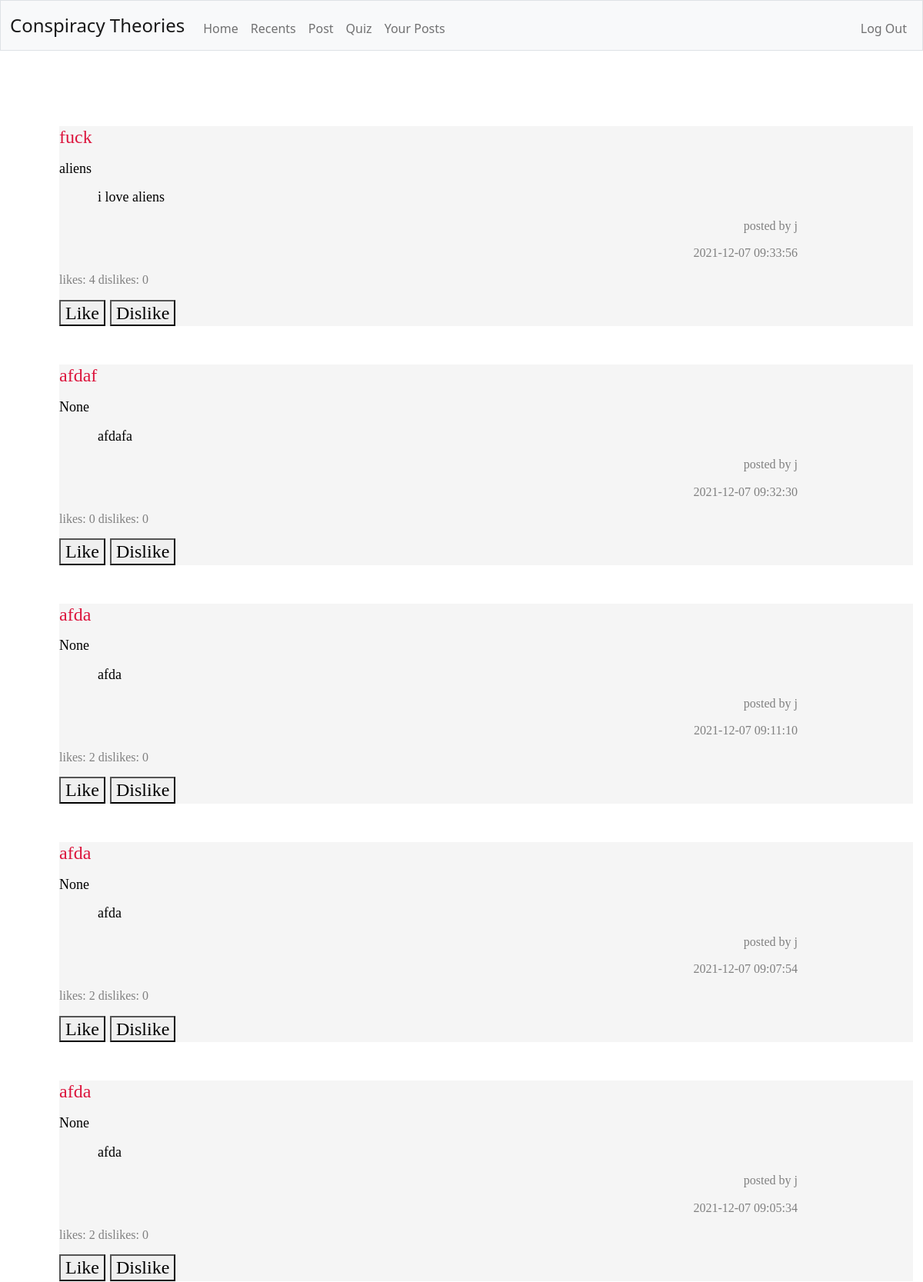
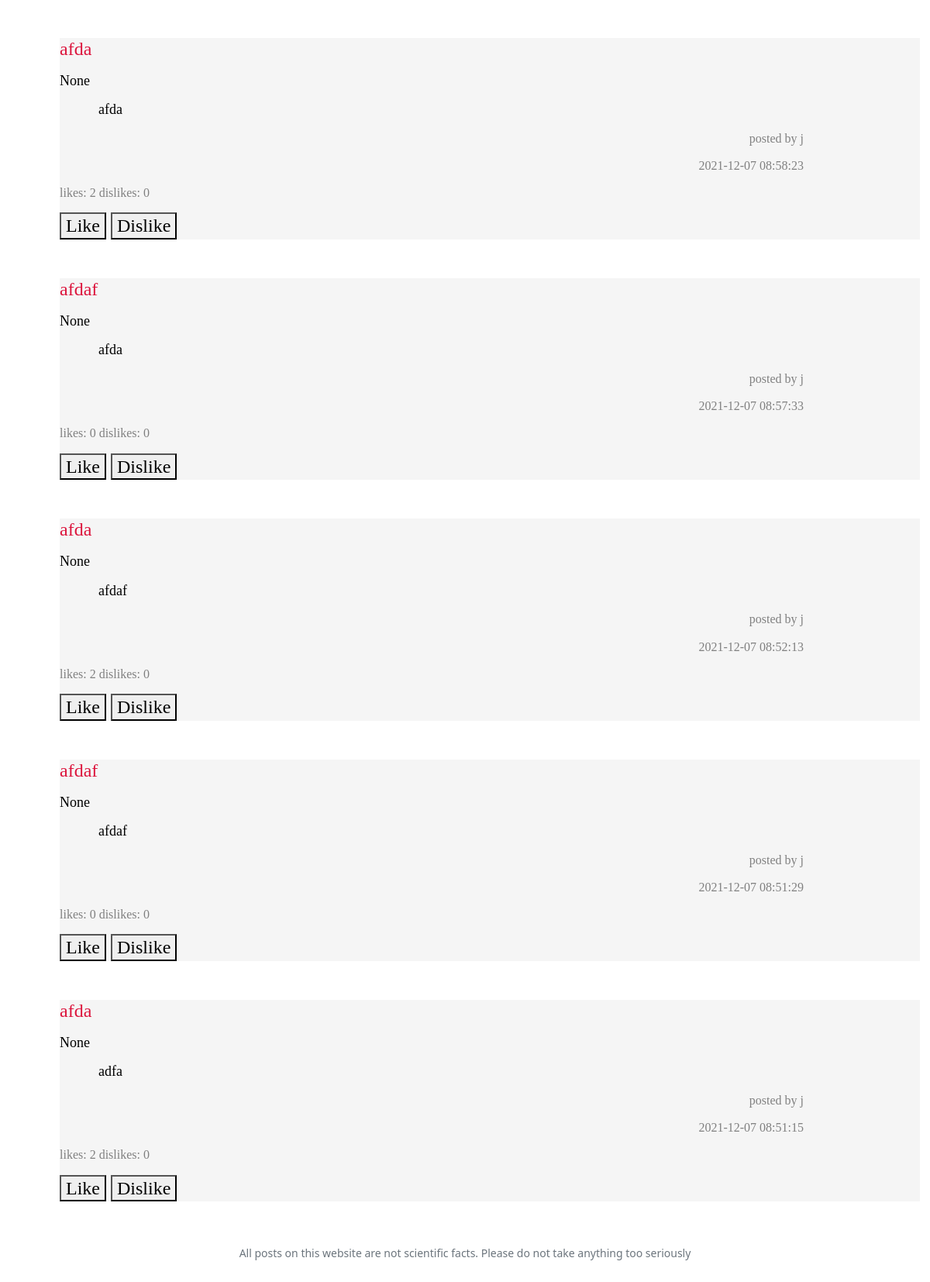
The app's page /recents (signed in), older data (2 pictures, top to bottom).
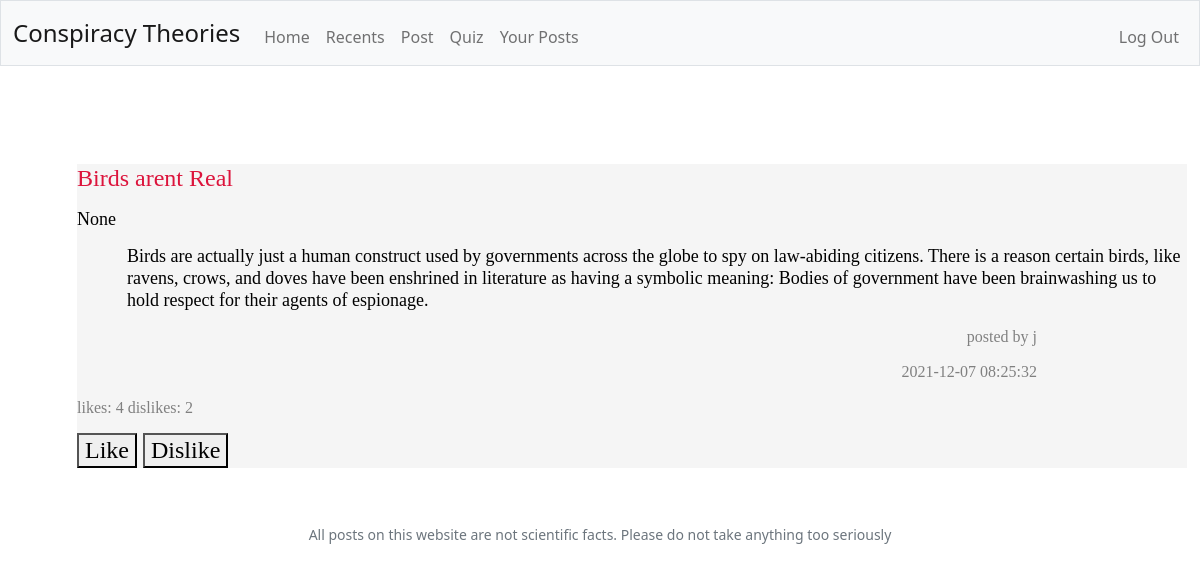
The same page, newer data.
### tables this page shows
CREATE TABLE 'theories' ('name' TEXT, 'user' TEXT, 'content' TEXT, 'upvotes' INTEGER DEFAULT 0 , 'downvotes' INTEGER DEFAULT 0 , date TEXT, id INTEGER, 'genre' TEXT DEFAULT NULL);

### app.py (the view, shortened to what this page needs)
@app.route("/recents", methods=["GET", "POST"])
@login_required
def recents ():
    data = db.execute("SELECT * FROM theories ORDER BY date DESC LIMIT 10")
    if request.method == "GET":
        return render_template("recents.html", data=data)

### app.py (called while the page is built)
@app.after_request
def after_request(response):
    response.headers["Cache-Control"] = "no-cache, no-store, must-revalidate"
    response.headers["Expires"] = 0
    response.headers["Pragma"] = "no-cache"
    return response

### helpers.py (called while the page is built)
def login_required(f):
    @wraps(f)
    def decorated_function(*args, **kwargs):
        if session.get("user_id") is None:
            return redirect("/login")
        return f(*args, **kwargs)
    return decorated_function

### templates/recents.html (shortened to what this page needs)
<!DOCTYPE html>
<html lang="en">
    <head>
        <link href="https://cdn.jsdelivr.net/npm/bootstrap@5.1.3/dist/css/bootstrap.min.css" rel="stylesheet">
        <link href="/static/styles.css" rel="stylesheet">
    </head>
    <body>
        <nav class="bg-light border navbar navbar-expand-md navbar-light">
            <div class="container-fluid">
                <a class="navbar-brand" href="/">Conspiracy Theories</a>
                <div class="collapse navbar-collapse" id="navbar">
                    {% if session["user_id"] %}
                        <ul class="navbar-nav me-auto mt-2">
                            <li class="nav-item"><a class="nav-link" href="/">Home</a></li>
                            <li class="nav-item"><a class="nav-link" href="/recents">Recents</a></li>
                            <li class="nav-item"><a class="nav-link" href="/post">Post</a></li>
                            <li class="nav-item"><a class="nav-link" href="/quiz">Quiz</a></li>
                            <li class="nav-item"><a class="nav-link" href="/your-posts">Your Posts</a></li>
                        </ul>
                        <ul class="navbar-nav ms-auto mt-2">
                            <li class="nav-item"><a class="nav-link" href="/logout">Log Out</a></li>
                        </ul>
                    {% else %}
                        <ul class="navbar-nav ms-auto mt-2">
                            <li class="nav-item"><a class="nav-link" href="/register">Register</a></li>
                            <li class="nav-item"><a class="nav-link" href="/login">Log In</a></li>
                        </ul>
                    {% endif %}
                </div>
            </div>
        </nav>
        <main class="container-fluid py-5 text-center">
            {% block main %}
                {% for post in data %}
                <div class="container">
                    <form class="grey" action="/recents" id="like" method="post">
                        <h1 name="title" id="title" class="leftAlign crimson">{{ post.name }}</p>
                        <p id="genre" class="black medium">{{ post.genre }}</p>
                        <p class="paragraph black">{{ post.content }}</p>
                        <p class="author darkgrey">posted by {{ post.user }}</p>
                        <p class="author darkgrey">{{ post.date }}</p>
                        <p class="votes darkgrey">likes: {{ post.upvotes }} dislikes: {{ post.downvotes }}</p>
                        <button type="submit" name="like" value="like">Like</button>
                        <button type="submit" name="dislike" value="dislike">Dislike</button>
                    </form>
                </div>
                {% endfor %}
            {% endblock %}
        </main>
        <footer class="mb-5 small text-center text-muted">
            All posts on this website are not scientific facts. Please do not take anything too seriously
        </footer>
    </body>
</html>

Row changes from the older to the newer data that the page shows:
removed theories: name "fuck", genre "aliens", content "i love aliens", user "j", date "2021-12-07 09:33:56", upvotes "4", downvotes "0"
removed theories: name "afdaf", genre "None", content "afdafa", user "j", date "2021-12-07 09:32:30", upvotes "0", downvotes "0"
removed theories: name "afda", genre "None", content "afda", user "j", date "2021-12-07 09:11:10", upvotes "2", downvotes "0"
removed theories: name "afda", genre "None", content "afda", user "j", date "2021-12-07 09:07:54", upvotes "2", downvotes "0"
removed theories: name "afda", genre "None", content "afda", user "j", date "2021-12-07 09:05:34", upvotes "2", downvotes "0"
removed theories: name "afda", genre "None", content "afda", user "j", date "2021-12-07 08:58:23", upvotes "2", downvotes "0"
removed theories: name "afdaf", genre "None", content "afda", user "j", date "2021-12-07 08:57:33", upvotes "0", downvotes "0"
removed theories: name "afda", genre "None", content "afdaf", user "j", date "2021-12-07 08:52:13", upvotes "2", downvotes "0"
removed theories: name "afdaf", genre "None", content "afdaf", user "j", date "2021-12-07 08:51:29", upvotes "0", downvotes "0"
removed theories: name "afda", genre "None", content "adfa", user "j", date "2021-12-07 08:51:15", upvotes "2", downvotes "0"
now on this page (row unchanged): theories: name "Birds arent Real", genre "None", content "Birds are actually just a human construct used by governments across the globe to spy on law-abiding citizens. There is a reason certain birds, like ravens, crows, and doves have been enshrined in literature as having a symbolic meaning: Bodies of government have been brainwashing us to hold respect for their agents of espionage.", user "j", date "2021-12-07 08:25:32", upvotes "4", downvotes "2"
